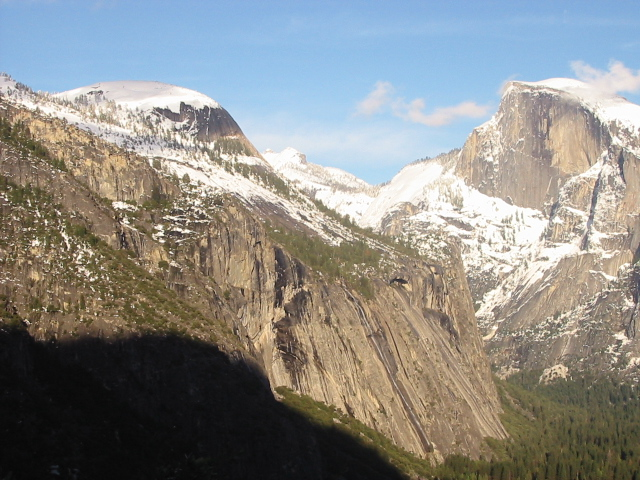
//> input picture Histograma/imagen1.jpg, 640 x 480 px, given in place of the camera
$ ./main   (built with g++ and OpenCV 4)
//> lines starting //> are read from the running program, lines starting //| are printed output that depends on the picture; after the words box and inside, x2 and y2 are one past the last pixel; in counts of white or black regions, pixels touching at a corner belong together
#include <iostream>
#include <stdlib.h>
#include"opencv2/highgui/highgui.hpp"
#include"opencv2/imgproc/imgproc.hpp"
using namespace std;
using namespace cv;

int main()
{
    VideoCapture cap(0); //espacio de video
    Mat src,clara,oscura,src1,resta,gray,umbral,blurr,blurr2, blurgausiano,dst,dst2,dst3,final,gray2,gray3;

    while(true)
    {
     cap>>src;
//> src is the input picture: 480 rows x 640 cols, CV_8UC3; mean B, G, R 135.4, 139.3, 139.5
     imshow("Video Original",src);
     cvtColor(src,gray,CV_BGR2GRAY);
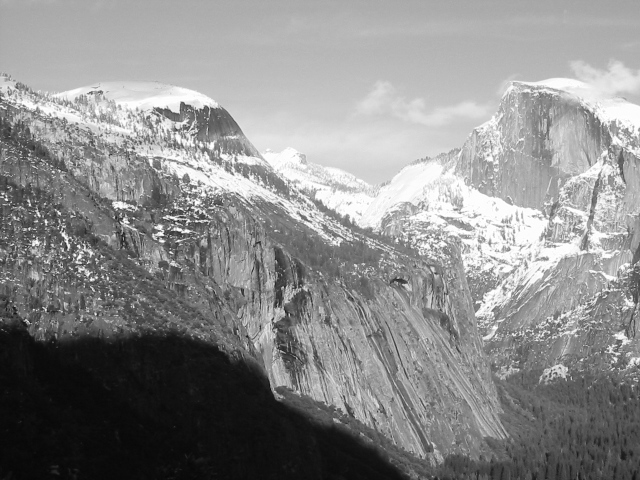
//> gray: 480 rows x 640 cols, CV_8UC1; min 6, max 255, mean 138.9
    // imshow("Video Gray",gray);

     threshold(gray,umbral,100,255,0);
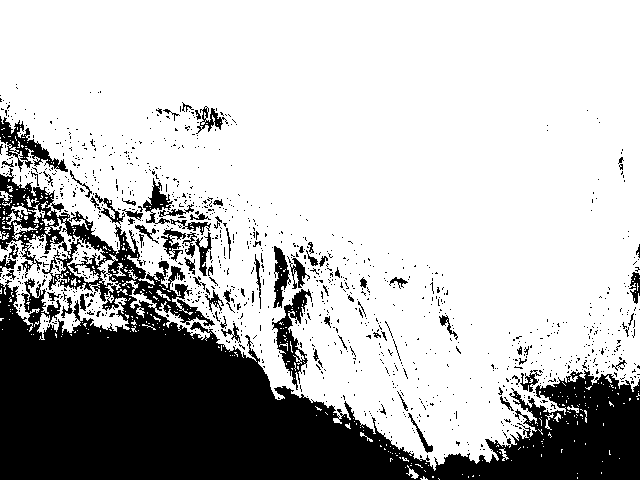
//> umbral: 480 rows x 640 cols, CV_8UC1; 72.8% white; 1158 black regions (1080 under 20 px), largest, box (x1, y1, x2, y2) and area: (0, 168, 640, 480) 71581, (272, 289, 312, 390) 1314, (0, 116, 68, 172) 1160
   //  imshow("Video Umbral",umbral);

      blur(gray,gray2,Size(3,3),Point(-1,-1));

     threshold(gray2,dst,150,255,CV_THRESH_OTSU);
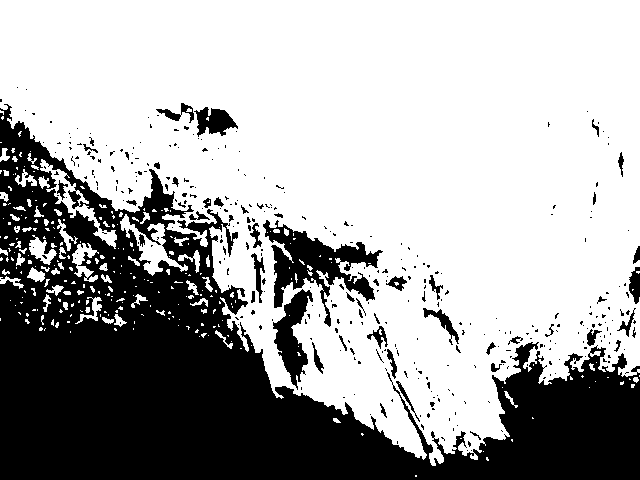
//> dst: 480 rows x 640 cols, CV_8UC1; 65.8% white; 366 black regions (316 under 20 px), largest, box (x1, y1, x2, y2) and area: (0, 104, 640, 480) 92940, (263, 220, 383, 327) 4388, (273, 289, 313, 390) 1786
     imshow("Video OTSU",dst);

     adaptiveThreshold(gray2,dst2,255,ADAPTIVE_THRESH_GAUSSIAN_C,0,3,2);
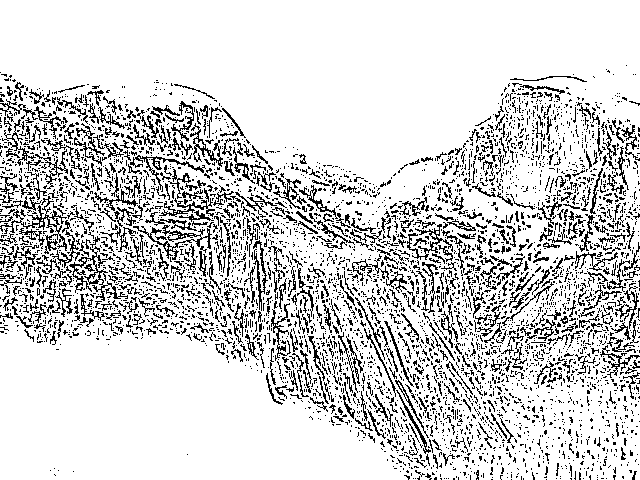
//> dst2: 480 rows x 640 cols, CV_8UC1; 83.4% white; black in thin lines or dots, all inside (x1, y1, x2, y2) = (0, 65, 640, 480)
    // imshow("Video Umbral Adaptativo",dst2);

     adaptiveThreshold(gray,gray3,255,ADAPTIVE_THRESH_GAUSSIAN_C,0,3,2);
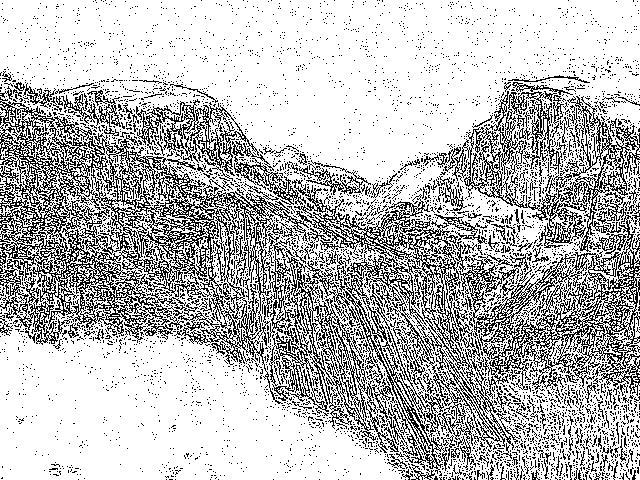
//> gray3: 480 rows x 640 cols, CV_8UC1; 73.4% white; black in thin lines or dots
     imshow("Video Umbral Adaptativo",gray3);

     dst3=dst&dst2;
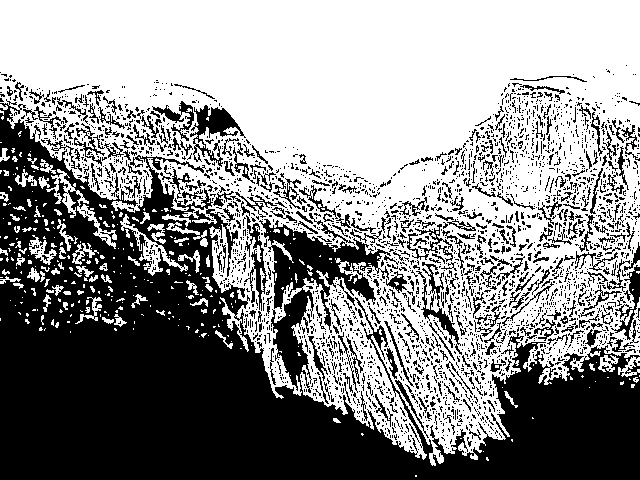
//> dst3: 480 rows x 640 cols, CV_8UC1; 55.8% white; 2908 black regions (2566 under 20 px), largest, box (x1, y1, x2, y2) and area: (0, 99, 640, 480) 103073, (190, 105, 246, 167) 1180, (416, 262, 462, 355) 784

     GaussianBlur(gray,blurgausiano,Size(7,7),0.5,0.5);
   //  imshow("Video GausianBlur",blurgausiano);


     imshow("Video Final",dst3);

     // [5 lines of commented-out code are left out]

     if (waitKey(1)=='q')
//> the 'q' key is pressed
     {
         break;
         return 0;
     }
    }
return 0;
}

$ run again, on Histograma/imagen2.jpg
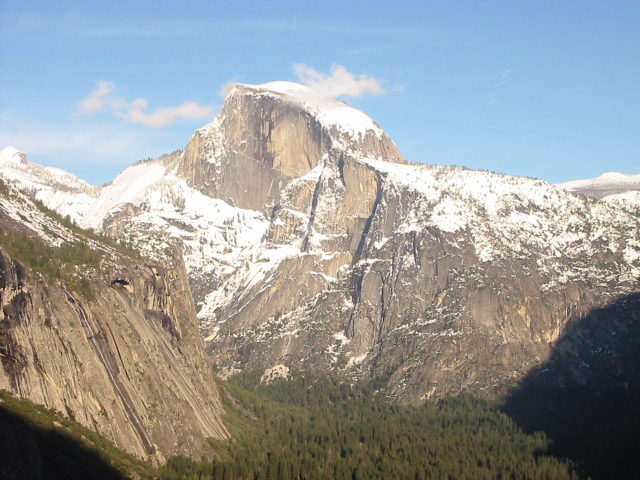
//> input picture Histograma/imagen2.jpg, 640 x 480 px, given in place of the camera
//> src is the input picture: 480 rows x 640 cols, CV_8UC3; mean B, G, R 155.6, 155.5, 151.7
//> `threshold(gray,umbral,100,255,0);`:
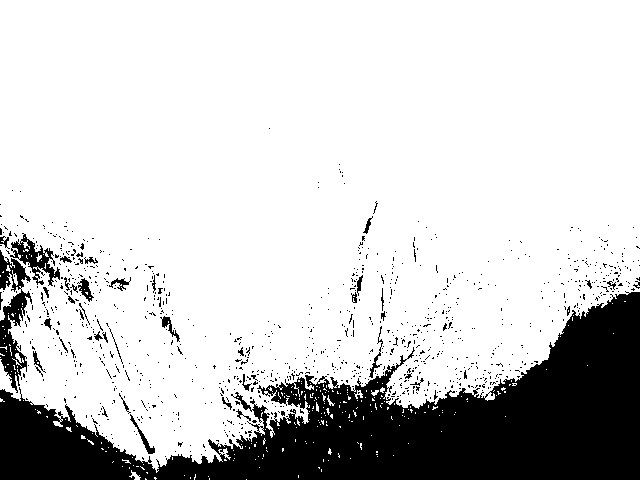
//> umbral: 480 rows x 640 cols, CV_8UC1; 80.6% white; 1003 black regions (960 under 20 px), largest, box (x1, y1, x2, y2) and area: (0, 291, 640, 480) 52174, (0, 250, 32, 393) 1955, (10, 233, 60, 286) 897
//> dst: 480 rows x 640 cols, CV_8UC1; 68.5% white; 353 black regions (280 under 20 px), largest, box (x1, y1, x2, y2) and area: (0, 200, 640, 480) 87946, (139, 261, 190, 363) 1384, (410, 306, 465, 334) 563
//> dst2: 480 rows x 640 cols, CV_8UC1; 84.4% white; black in thin lines or dots, all inside (x1, y1, x2, y2) = (0, 70, 640, 480)
//> gray3: 480 rows x 640 cols, CV_8UC1; 73.9% white; black in thin lines or dots
//> `dst3=dst&dst2;`:
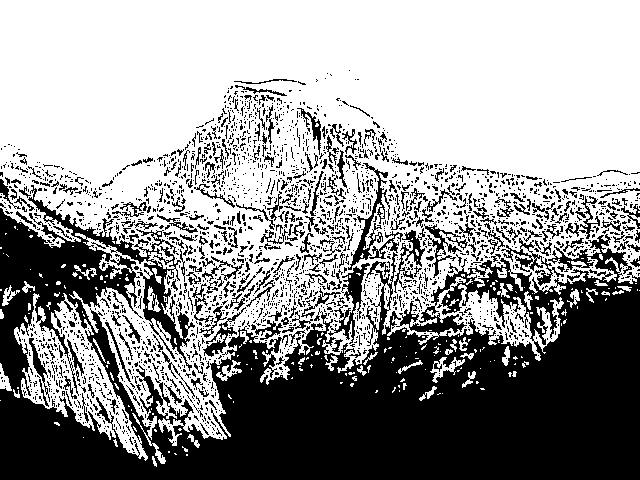
//> dst3: 480 rows x 640 cols, CV_8UC1; 60% white; 2541 black regions (2230 under 20 px), largest, box (x1, y1, x2, y2) and area: (0, 185, 640, 480) 95648, (348, 163, 390, 270) 897, (501, 238, 564, 286) 622

$ run again, on Histograma/imagen3.jpg
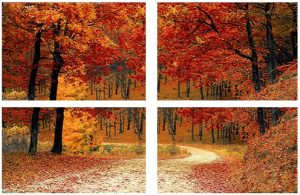
//> input picture Histograma/imagen3.jpg, 300 x 195 px, given in place of the camera
//> src is the input picture: 195 rows x 300 cols, CV_8UC3; mean B, G, R 64.2, 94.7, 153.9
//> `threshold(gray,umbral,100,255,0);`:
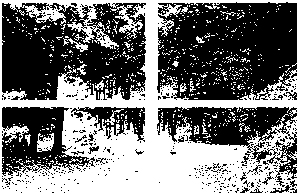
//> umbral: 195 rows x 300 cols, CV_8UC1; 45.9% white; 713 white regions (694 under 20 px), largest, box (x1, y1, x2, y2) and area: (0, 0, 300, 195) 23981, (110, 5, 143, 39) 299, (37, 133, 54, 152) 207
//> dst: 195 rows x 300 cols, CV_8UC1; 22.2% white; 55 white regions (48 under 20 px), largest, box (x1, y1, x2, y2) and area: (0, 0, 300, 195) 12185, (64, 111, 89, 130) 197, (101, 142, 137, 151) 175
//> dst2: 195 rows x 300 cols, CV_8UC1; 69.4% white; black in thin lines or dots
//> gray3: 195 rows x 300 cols, CV_8UC1; 56.2% white; black in thin lines or dots
//> `dst3=dst&dst2;`:
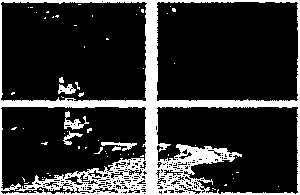
//> dst3: 195 rows x 300 cols, CV_8UC1; 19% white; 68 white regions (60 under 20 px), largest, box (x1, y1, x2, y2) and area: (0, 0, 300, 195) 10280, (64, 111, 89, 130) 179, (101, 142, 137, 151) 130

$ run again, on Histograma/000.jpg
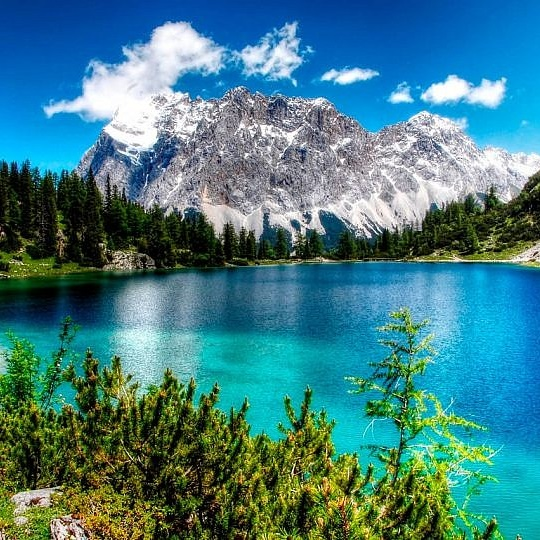
//> input picture Histograma/000.jpg, 540 x 540 px, given in place of the camera
//> src is the input picture: 540 rows x 540 cols, CV_8UC3; mean B, G, R 132.3, 125.3, 66.6
//> `threshold(gray,umbral,100,255,0);`:
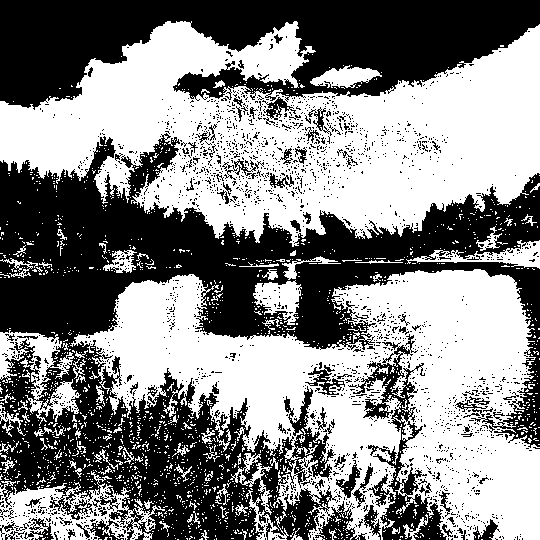
//> umbral: 540 rows x 540 cols, CV_8UC1; 52.9% white; 2243 black regions (2156 under 20 px), largest, box (x1, y1, x2, y2) and area: (0, 133, 540, 540) 84948, (0, 0, 540, 110) 35946, (348, 334, 447, 540) 4877
//> dst: 540 rows x 540 cols, CV_8UC1; 44.5% white; 508 white regions (430 under 20 px), largest, box (x1, y1, x2, y2) and area: (0, 21, 540, 246) 62394, (348, 270, 540, 540) 28022, (99, 276, 320, 459) 17454
//> dst2: 540 rows x 540 cols, CV_8UC1; 75.4% white; black in thin lines or dots
//> gray3: 540 rows x 540 cols, CV_8UC1; 62.6% white; black in thin lines or dots
//> `dst3=dst&dst2;`:
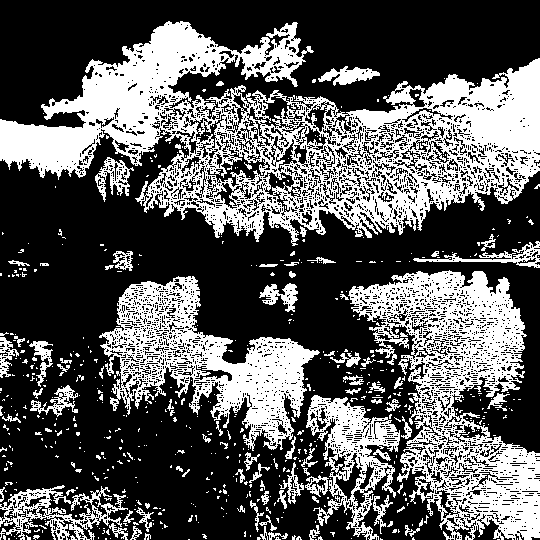
//> dst3: 540 rows x 540 cols, CV_8UC1; 35.4% white; 649 white regions (562 under 20 px), largest, box (x1, y1, x2, y2) and area: (0, 21, 540, 246) 48373, (348, 270, 540, 540) 21982, (99, 276, 320, 451) 14252
